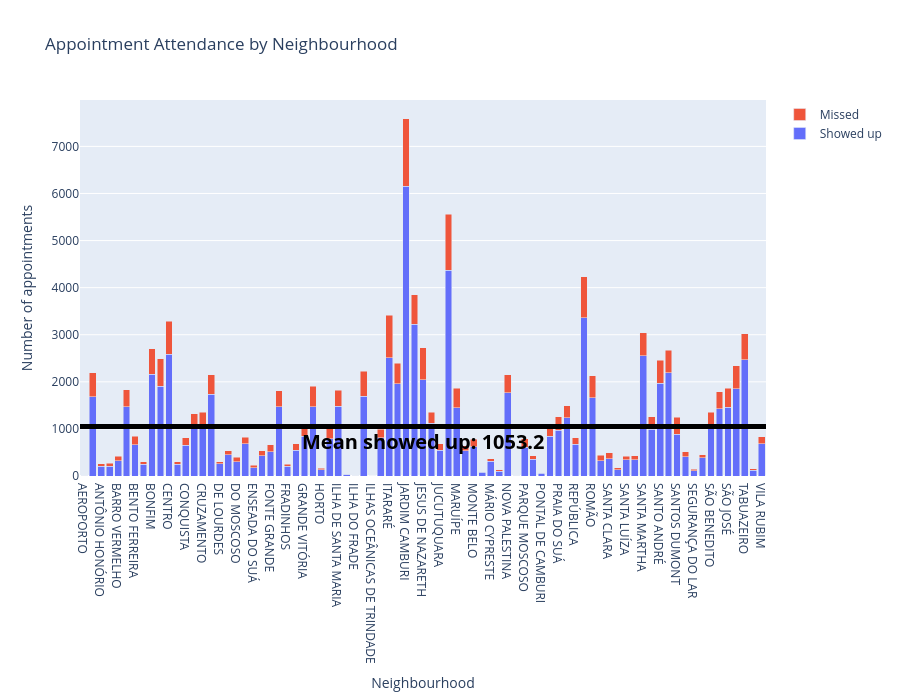

Notebook cell for this chart:
### Code cell
import pandas as pd
import plotly.graph_objects as go

df_by_neighbourhood = df.groupby('Neighbourhood')['Showed_up'].agg(
	Showed_up=lambda x: (x == True).sum(),
	Missed=lambda x: (x == False).sum()
).reset_index()

aa_plot_df = df_by_neighbourhood.copy()

mean_showed = aa_plot_df["Showed_up"].mean()
print(f"Mean showed up by neighbourhood: {mean_showed:.1f}")
print(f"Mean missed by neighbourhood: {aa_plot_df["Missed"].mean():.1f}")

fig = go.Figure()

# Stacked bars
fig.add_bar(
	x=aa_plot_df["Neighbourhood"],
	y=aa_plot_df["Showed_up"],
	name="Showed up"
)

fig.add_bar(
	x=aa_plot_df["Neighbourhood"],
	y=aa_plot_df["Missed"],
	name="Missed"
)

fig.add_hline(
	y=mean_showed,
	line_width=5,
	line_color="black"
)

fig.add_annotation(
	x=0.5,
	xref="paper",
	y=mean_showed,
	yref="y",
	text=f"Mean showed up: {mean_showed:.1f}",
	showarrow=False,
	yshift=-15,
	font_size=20,
	font_weight="bold",
	font_color="black"
)

fig.update_layout(
	title="Appointment Attendance by Neighbourhood",
	xaxis_title="Neighbourhood",
	yaxis_title="Number of appointments",
	barmode="stack",
	height=700
)

fig.show()

### Figure 1 — Plotly figure (JSON) as saved in the notebook; plotly's stock layout.template omitted (floating-point values rounded to 4 significant figures)
{"data": [{"name": "Showed up", "type": "bar", "x": ["AEROPORTO", "ANDORINHAS", "ANTÔNIO HONÓRIO", "ARIOVALDO FAVALESSA", "BARRO VERMELHO", "BELA VISTA", "BENTO FERREIRA", "BOA VISTA", "BONFIM", "CARATOÍRA", "CENTRO", "COMDUSA", "CONQUISTA", "CONSOLAÇÃO", "CRUZAMENTO", "DA PENHA", "DE LOURDES", "DO CABRAL", "DO MOSCOSO", "DO QUADRO", "ENSEADA DO SUÁ", "ESTRELINHA", "FONTE GRANDE", "FORTE SÃO JOÃO", "FRADINHOS", "GOIABEIRAS", "GRANDE VITÓRIA", "GURIGICA", "HORTO", "ILHA DAS CAIEIRAS", "ILHA DE SANTA MARIA", "ILHA DO BOI", "ILHA DO FRADE", "ILHA DO PRÍNCIPE", "ILHAS OCEÂNICAS DE TRINDADE", "INHANGUETÁ", "ITARARÉ", "JABOUR", "JARDIM CAMBURI", "JARDIM DA PENHA", "JESUS DE NAZARETH", "JOANA D´ARC", "JUCUTUQUARA", "MARIA ORTIZ", "MARUÍPE", "MATA DA PRAIA", "MONTE BELO", "MORADA DE CAMBURI", "MÁRIO CYPRESTE", "NAZARETH", "NOVA PALESTINA", "PARQUE INDUSTRIAL", "PARQUE MOSCOSO", "PIEDADE", "PONTAL DE CAMBURI", "PRAIA DO CANTO", "PRAIA DO SUÁ", "REDENÇÃO", "REPÚBLICA", "RESISTÊNCIA", "ROMÃO", "SANTA CECÍLIA", "SANTA CLARA", "SANTA HELENA", "SANTA LUÍZA", "SANTA LÚCIA", "SANTA MARTHA", "SANTA TEREZA", "SANTO ANDRÉ", "SANTO ANTÔNIO", "SANTOS DUMONT", "SANTOS REIS", "SEGURANÇA DO LAR", "SOLON BORGES", "SÃO BENEDITO", "SÃO CRISTÓVÃO", "SÃO JOSÉ", "SÃO PEDRO", "TABUAZEIRO", "UNIVERSITÁRIO", "VILA RUBIM"], "y": [7, 1686, 212, 207, 327, 1476, 659, 247, 2163, 1903, 2590, 253, 658, 1103, 1060, 1733, 255, 452, 306, 687, 178, 429, 519, 1475, 208, 552, 845, 1476, 128, 789, 1482, 32, 8, 1697, 0, 811, 2514, 1964, 6154, 3224, 2043, 1116, 549, 4369, 1446, 532, 623, 79, 314, 105, 1763, 1, 615, 351, 57, 840, 971, 1234, 675, 3360, 1660, 323, 364, 138, 343, 349, 2552, 998, 1972, 2198, 885, 413, 114, 385, 1090, 1425, 1461, 1849, 2467, 119, 690]}, {"name": "Missed", "type": "bar", "x": ["AEROPORTO", "ANDORINHAS", "ANTÔNIO HONÓRIO", "ARIOVALDO FAVALESSA", "BARRO VERMELHO", "BELA VISTA", "BENTO FERREIRA", "BOA VISTA", "BONFIM", "CARATOÍRA", "CENTRO", "COMDUSA", "CONQUISTA", "CONSOLAÇÃO", "CRUZAMENTO", "DA PENHA", "DE LOURDES", "DO CABRAL", "DO MOSCOSO", "DO QUADRO", "ENSEADA DO SUÁ", "ESTRELINHA", "FONTE GRANDE", "FORTE SÃO JOÃO", "FRADINHOS", "GOIABEIRAS", "GRANDE VITÓRIA", "GURIGICA", "HORTO", "ILHA DAS CAIEIRAS", "ILHA DE SANTA MARIA", "ILHA DO BOI", "ILHA DO FRADE", "ILHA DO PRÍNCIPE", "ILHAS OCEÂNICAS DE TRINDADE", "INHANGUETÁ", "ITARARÉ", "JABOUR", "JARDIM CAMBURI", "JARDIM DA PENHA", "JESUS DE NAZARETH", "JOANA D´ARC", "JUCUTUQUARA", "MARIA ORTIZ", "MARUÍPE", "MATA DA PRAIA", "MONTE BELO", "MORADA DE CAMBURI", "MÁRIO CYPRESTE", "NAZARETH", "NOVA PALESTINA", "PARQUE INDUSTRIAL", "PARQUE MOSCOSO", "PIEDADE", "PONTAL DE CAMBURI", "PRAIA DO CANTO", "PRAIA DO SUÁ", "REDENÇÃO", "REPÚBLICA", "RESISTÊNCIA", "ROMÃO", "SANTA CECÍLIA", "SANTA CLARA", "SANTA HELENA", "SANTA LUÍZA", "SANTA LÚCIA", "SANTA MARTHA", "SANTA TEREZA", "SANTO ANDRÉ", "SANTO ANTÔNIO", "SANTOS DUMONT", "SANTOS REIS", "SEGURANÇA DO LAR", "SOLON BORGES", "SÃO BENEDITO", "SÃO CRISTÓVÃO", "SÃO JOSÉ", "SÃO PEDRO", "TABUAZEIRO", "UNIVERSITÁRIO", "VILA RUBIM"], "y": [1, 509, 45, 61, 91, 358, 190, 58, 537, 586, 692, 55, 152, 224, 297, 422, 45, 84, 89, 136, 51, 105, 148, 334, 46, 134, 216, 429, 38, 231, 341, 3, 2, 525, 2, 186, 898, 432, 1432, 627, 676, 242, 132, 1194, 419, 110, 156, 15, 53, 27, 384, 0, 176, 84, 12, 190, 288, 257, 140, 875, 466, 120, 132, 36, 76, 85, 489, 261, 486, 475, 364, 107, 26, 67, 261, 360, 407, 497, 552, 32, 139]}], "layout": {"annotations": [{"font": {"color": "black", "size": 20, "weight": "bold"}, "showarrow": false, "text": "Mean showed up: 1053.2", "x": 0.5, "xref": "paper", "y": 1053.0, "yref": "y", "yshift": -15}], "barmode": "stack", "height": 700, "shapes": [{"line": {"color": "black", "width": 5}, "type": "line", "x0": 0, "x1": 1, "xref": "x domain", "y0": 1053.0, "y1": 1053.0, "yref": "y"}], "title": {"text": "Appointment Attendance by Neighbourhood"}, "xaxis": {"title": {"text": "Neighbourhood"}}, "yaxis": {"title": {"text": "Number of appointments"}}}}
